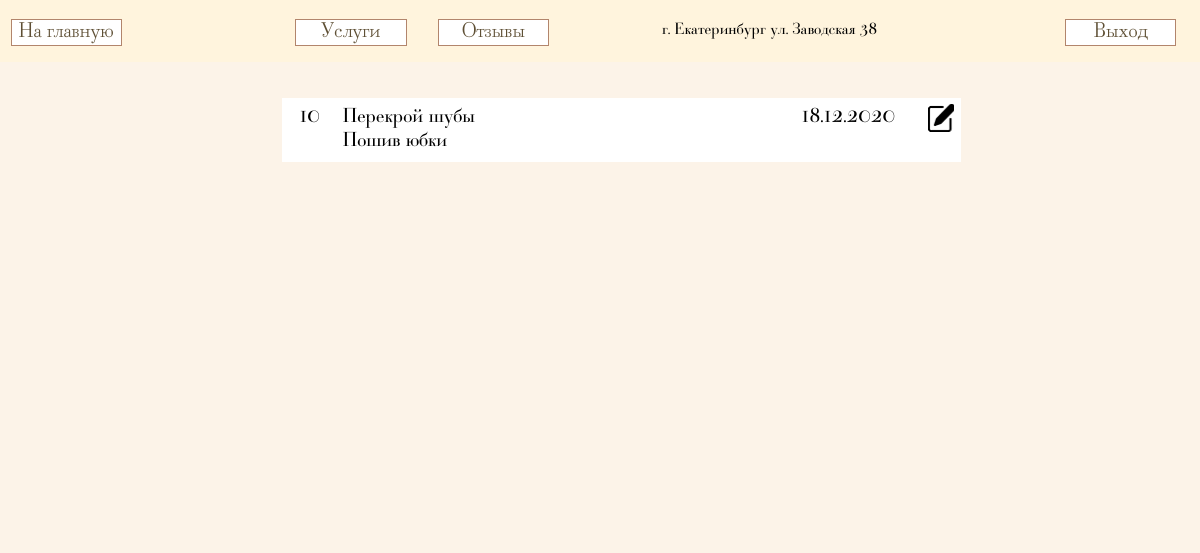
The page /master.html (signed in) on the database its author committed.
### cursovayaapp/models.py (models this page shows)
class Order(models.Model):
    customer_name = models.CharField(max_length=50)
    customer_number = models.CharField(max_length=11)
    description = models.TextField(default=' ')
    time = models.DateField(default=timezone.now)
    price = models.IntegerField(default=0)
    status = models.CharField(max_length=20)
    master_id = models.ForeignKey(Employee, on_delete=models.CASCADE)
    service_id = models.ManyToManyField(Service)
    materail_id = models.ManyToManyField(Material)
    count_material = models.IntegerField(default=0)

class Service(models.Model):
    name = models.CharField(max_length=50)
    price = models.IntegerField(default=0)
    type = models.BooleanField(default=0)

### cursovayaapp/views.py (the view)
# urls.py: path('master.html', MasterPage.as_view()),
class MasterPage(View):
    def get(self, request):
        o_master = order_master(request.session['id_user'])
        context = {
            "o_master": o_master
        }
        return render(request, 'master.html', context=context)

### cursovayaapp/basa.py (called while the page is built)
def order_master(master_id):
    o_master = Order.objects.filter(master_id=master_id).prefetch_related("service_id")
    return o_master

### cursovayaapp/templates/master.html (shortened to what this page needs)
<!DOCTYPE html>
<html class="nojs html css_verticalspacer" lang="ru-RU">
 <head>
  <link rel="stylesheet" type="text/css" href="static/css/site_global.css?crc=444006867"/>
  <link rel="stylesheet" type="text/css" href="static/css/master.css?crc=4076480111" id="pagesheet"/>
 </head>
 <body>
  <div class="clearfix borderbox" id="page">
   <div class="browser_width" id="u1478-bw">
    <div id="u1478"></div>
   </div>
   <a class="nonblock nontext clearfix grpelem" id="u1484-4" href="/"><p>На главную</p></a>
   <div class="clearfix grpelem" id="ppu1481-4">
    <div class="clearfix colelem" id="pu1481-4">
     <a class="nonblock nontext clearfix grpelem" id="u1481-4" href="service.html"><p>Услуги</p></a>
     <a class="nonblock nontext clearfix grpelem" id="u1482-4" href="review.html"><p>Отзывы</p></a>
    </div>
    {% for order in o_master %}
    {% if order.status == "В работе" %}
    {% include 'master_one.html' %}
    {% endif %}
    {% endfor %}
   </div>
   <div id="u1480-4-wrapper">
    <div class="clearfix" id="u1480-4">
     <p id="u1480-2">г. Екатеринбург ул. Заводская 38</p>
    </div>
   </div>
   <a class="nonblock nontext clearfix grpelem" id="u1483-4" href="enter.html"><p>Выход</p></a>
   <div class="verticalspacer" data-offset-top="138" data-content-above-spacer="138" data-content-below-spacer="361" data-sizePolicy="fixed" data-pintopage="page_fixedLeft"></div>
   </div>
   </body>
</html>

### cursovayaapp/templates/master_one.html
<div class="clearfix colelem" id="u1720">
     <div class="clearfix grpelem" id="u1540">
      <div class="clearfix grpelem" id="u1507">
       <div class="clearfix grpelem" id="u1510-4">
        <p> {{ order.id }} </p>
       </div>
       <div class="clearfix grpelem" id="u1513-4">
           {% for service in order.service_id.all %}
            <p>{{ service.name }}</p>
           {% endfor %}
       </div>
       <div class="clearfix grpelem" id="u1519-4">
        <p>{{ order.time|date:"d.m.Y" }}</p>
       </div>
      </div>
     </div>
     <a class="nonblock nontext museBGSize grpelem" id="u1564" href="edit_order.html/{{ order.id }}"></a>
    </div>

### cursovayaapp/static/css/site_global.css (style rules this page uses)
html { min-height: 100%; min-width: 100%; -ms-text-size-adjust: none; }
body, div, dl, dt, dd, ul, ol, li, nav, h1, h2, h3, h4, h5, h6, pre, code, form, fieldset, legend, input, button, textarea, p, blockquote, th, td, a { margin: 0px; padding: 0px; border-width: 0px; border-style: solid; border-color: transparent; -webkit-transform-origin: left top; -ms-transform-origin: left top; -o-transform-origin: left top; transform-origin: left top; background-repeat: no-repeat; }
, button, textarea, select, optgroup, option { font-family: inherit; font-size: inherit; font-style: inherit; font-weight: inherit; }
body { font-family: Arial, Helvetica Neue, Helvetica, sans-serif; text-align: left; font-size: 14px; line-height: 17px; word-wrap: break-word; text-rendering: optimizeLegibility; -moz-font-feature-settings: 'liga'; -ms-font-feature-settings: 'liga'; -webkit-font-feature-settings: 'liga'; font-feature-settings: 'liga'; }
a:link { color: #0000FF; text-decoration: underline; }
a.nontext { color: black; text-decoration: none; font-style: normal; font-weight: normal; }
.colelem { display: inline; float: left; clear: both; }
.clearfix:after { content: "\0020"; visibility: hidden; display: block; height: 0px; clear: both; }
.MenuBar .SubMenuVisible, .MenuBarVertical .SubMenuVisible, .MenuBar .SubMenu .SubMenuVisible, .popup_element.Active, span.actAsPara, .actAsDiv, a.nonblock.nontext, img.block { display: block; }
.borderbox { -moz-box-sizing: border-box; -webkit-box-sizing: border-box; -ms-box-sizing: border-box; box-sizing: border-box; }
.browser_width>* { position: absolute; left: 0px; right: 0px; }
.grpelem, .accordion_wrapper { display: inline; float: left; }
p, h1, h2, h3, h4, h5, h6, ol, ul, span.actAsPara { max-height: 1000000px; }
.colelem100, .verticalspacer { clear: both; }
.list0 li, .MenuBar .MenuItemContainer, .SlideShowContentPanel .fullscreen img, .css_verticalspacer .verticalspacer { position: relative; }
@media screen and (-webkit-min-device-pixel-ratio:0) { body { text-rendering: auto; } }

### rows shown on the page
Order: id "10", time "18.12.2020"
Service: name "Перекрой шубы"
Service: name "Пошив юбки"
